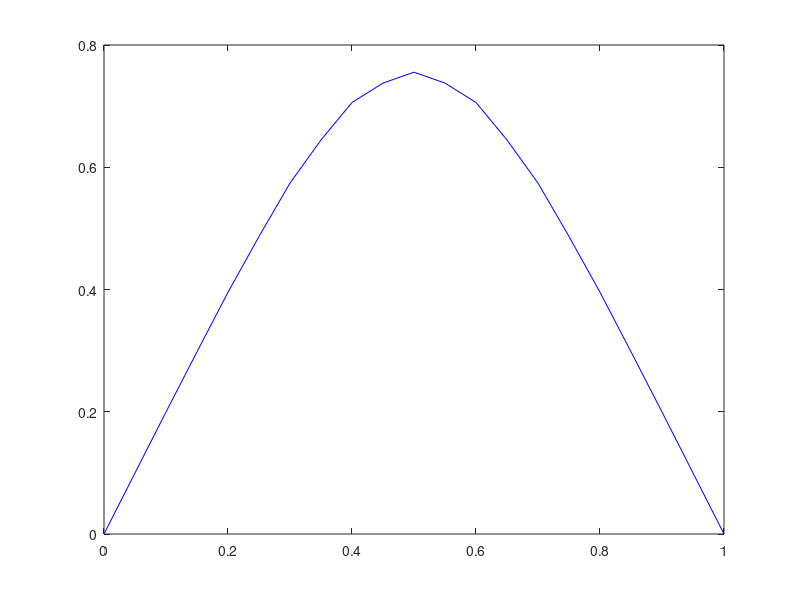

The MATLAB source for this figure: (Note: this script raises an error after producing the figure.)
clear all

%%Define IC and constants
J=20; dx=1/J; dt=0.0012;
mu=dt/(dx^2);
steps=10;
time=steps*dt;

x=linspace(0,1,J+1);
u0=zeros(J+1,1);
for i=1:21
if x(i)<0.5
   u0(i)=2*x(i);
elseif x(i)>=0.5
   u0(i)=2-2*x(i);
end
end

U=u0;
A=zeros(J+1,J+1);
%%row 0 and row j+1 are zeroes bc BCs define u0=uj=0 for all t
A(2,2)=1-2*mu;
A(2,3)=mu;
A(J,J-1)=mu;
A(J,J)=1-2*mu;

for j=3:J-1
A(j,j-1)=mu;
A(j,j+1)=mu;
A(j,j)=1-2*mu;
end

for n=1:steps
U=A*U;
end


plot(x,U,'b');
hold on
uexact=zeros(1,J+1);
for i=1:21
syms n;
uexact(i)= symsum(exp(-((n*pi)^2)*time)*((8*sin(n*pi/2))/(pi*n)^2)*sin(n*pi*x(i)),1,50);
end

plot(x,uexact,'r');
